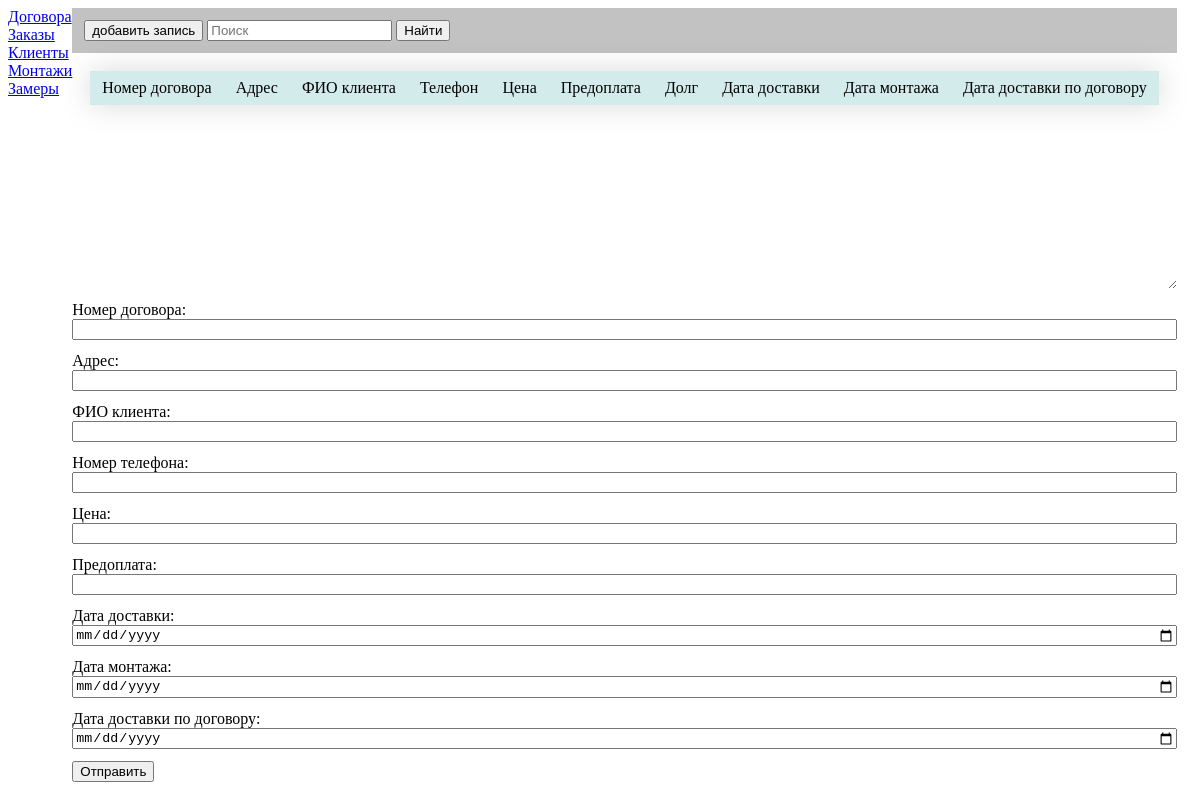
/, run on an earlier commit of the app's database.
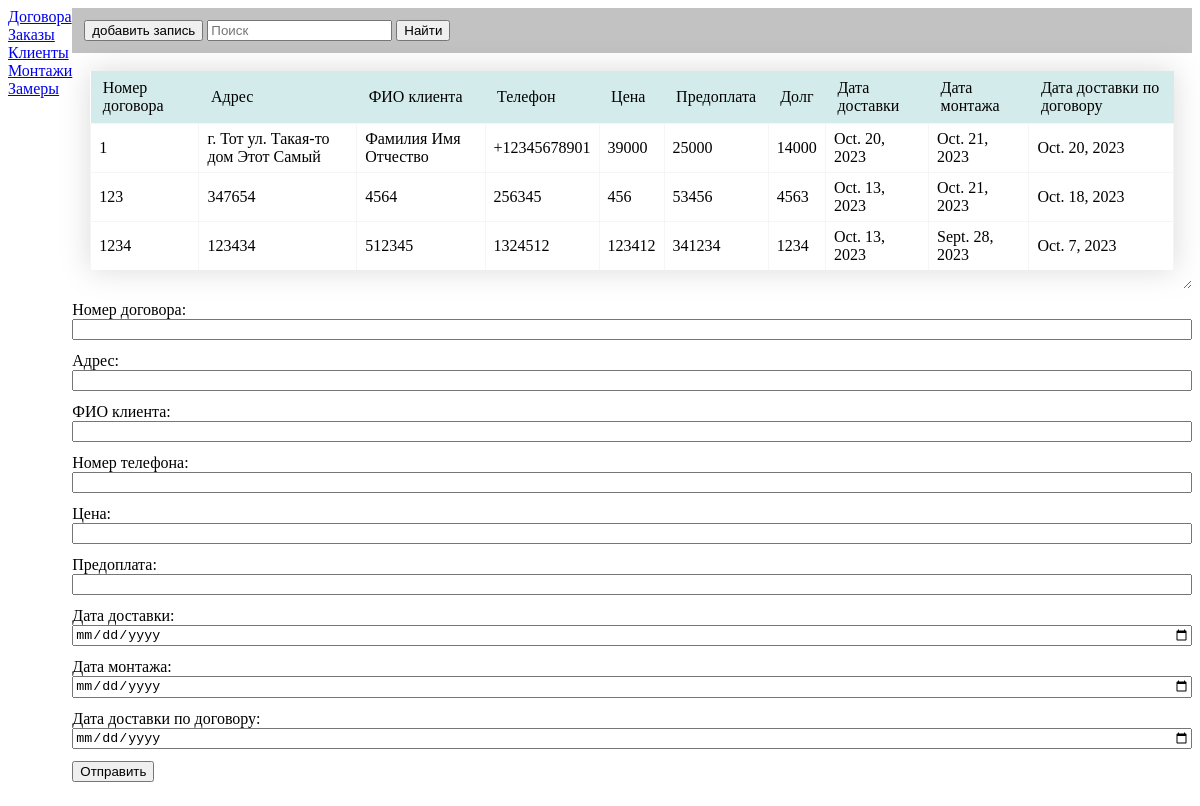
And on a later commit of the database.
### main_forms/models.py (models this page shows)
class Contracts(models.Model):
    contract_number = models.CharField(max_length=255, verbose_name='Номер договора')       # Номер договора.
    address = models.CharField(max_length=255, verbose_name='Адрес')                        # Адрес.
    customer = models.CharField(max_length=255, verbose_name='ФИО клиента')                 # ФИО клиента.
    phone = models.CharField(max_length=255, verbose_name='Номер телефона')                 # Номер телефона.
    price = models.IntegerField(verbose_name='Цена')                                        # Цена.
    prepayment = models.IntegerField(verbose_name='Предоплата')                             # Предоплата.
    debt = models.IntegerField(verbose_name='Долг')                                         # Долг.
    delivery_date = models.DateField(verbose_name='Дата доставки')                          # Дата доставки.
    montage_date = models.DateField(verbose_name='Дата монтажа')                            # Дата монтажа.
    delivery_date_by_contract = models.DateField(verbose_name='Дата доставки по договору')  # Дата доставки по договору.
    objects = models.Manager()

### main_forms/views.py (the view)
# urls.py: path("", views.contracts, name="main"),
def contracts(request):
    table_data = Contracts.objects.all()
    if request.method == 'POST':
        form = AddContract(request.POST)
        if form.is_valid():
            task = form.save(commit=False)
            task.save()
            return redirect('/')
    else:
        form = AddContract()
    context = {'table_data':  table_data,
               "form": form}
    return render(request, f"main_forms/contracts.html", context)

### main_forms/forms.py (shortened to what this page needs)
class AddContract(forms.ModelForm):
    class Meta:
        model = Contracts
        fields = '__all__'
        widgets = {
            'delivery_date': forms.DateInput(attrs={'type': 'date'}),
            'montage_date': forms.DateInput(attrs={'type': 'date'}),
            'delivery_date_by_contract': forms.DateInput(attrs={'type': 'date'}),
        }
        exclude = ['debt']  # Исключаем поле 'debt' из формы

### main_forms/templates/main_forms/contracts.html (shortened to what this page needs)
{% extends "main_forms/base.html" %}
{% block form_block %}
<div class="table-container">
  <table>
    <thead>
      <tr>
        <th>Номер договора</th>
        <th>Адрес</th>
        <th>ФИО клиента</th>
        <th>Телефон</th>
        <th>Цена</th>
        <th>Предоплата</th>
        <th>Долг</th>
        <th>Дата доставки</th>
        <th>Дата монтажа</th>
        <th>Дата доставки по договору</th>
      </tr>
    </thead>
    <tbody>
      {% for row in table_data|slice:'::-1' %}
      <tr>
        <td>{{ row.contract_number }}</td>
        <td>{{ row.address }}</td>
        <td>{{ row.customer }}</td>
        <td>{{ row.phone }}</td>
        <td>{{ row.price }}</td>
        <td>{{ row.prepayment }}</td>
        <td>{{ row.debt }}</td>
        <td>{{ row.delivery_date }}</td>
        <td>{{ row.montage_date }}</td>
        <td>{{ row.delivery_date_by_contract }}</td>
      </tr>
      {% endfor %}
    </tbody>
  </table>
</div>
<form action="{% url 'main' %}" method="post">
  {{ form.as_div }}
  <button type="submit" name="submit">Отправить</button>
</form>
{% endblock %}

### main_forms/templates/main_forms/base.html (shortened to what this page needs)
{% load static %}
<!DOCTYPE html>
<html>
<head>
    <link rel="stylesheet" href="{% static 'main_forms/css/style.css'%}" type="text/css">
</head>
<body>
    <div id="main_block">
        <ul class="menu">
            <li><a href="/forms/contracts">Договора</a></li>
            <li><a href="forms/orders">Заказы</a></li>
            <li><a href="forms/clients">Клиенты</a></li>
            <li><a href="forms/installations">Монтажи</a></li>
            <li><a href="forms/metrics">Замеры</a></li>
        </ul>
        <div id="form-n-table">
            <div class="search-block" style="background-color: #9999; padding: 12px;">
                <button>добавить запись</button>
                <input type="text" placeholder="Поиск">
                <button>Найти</button>
            </div>
            <div class="form">
                {% block form_block %}
                {% endblock %}
            </div>
            <link rel="stylesheet" href="{% static 'main_forms/css/forms.css'%}" type="text/css">
        </div>
    </div>
</body>
</html>

### main_forms/static/main_forms/css/style.css (style rules this page uses)
#main_block { display: flex; }
.menu { list-style-type: none; margin: 0; padding: 0; }

### main_forms/static/main_forms/css/forms.css (style rules this page uses)
form > div { display: grid; margin-bottom: 12px; }

### main_forms/templates/main_forms/contracts.html (style rules this page uses)
.table-container { filter: drop-shadow(0px 0px 15px rgba(0, 0, 0, .15)); height: 200px; overflow: auto; padding: 18px; margin-bottom: 12px; resize: vertical; }
table { width: 100%; border-collapse: collapse; background-color: #fff; }
th { padding: 8px 12px; background-color: #D4EBEB; font-weight: 500; text-align: left; }
td { padding: 6px 8px; border: 1px solid #f5f5f5; }
tr:last-child td { border-bottom: none; }

What changed in the data, as far as the page shows it:
added Contracts: contract_number "1", address "г. Тот ул. Такая-то дом Этот Самый", customer "Фамилия Имя Отчество", phone "+12345678901", price "39000", prepayment "25000", debt "14000", delivery_date "Oct. 20, 2023", montage_date "Oct. 21, 2023", delivery_date_by_contract "Oct. 20, 2023"
added Contracts: contract_number "123", address "347654", customer "4564", phone "256345", price "456", prepayment "53456", debt "4563", delivery_date "Oct. 13, 2023", montage_date "Oct. 21, 2023", delivery_date_by_contract "Oct. 18, 2023"
added Contracts: contract_number "1234", address "123434", customer "512345", phone "1324512", price "123412", prepayment "341234", debt "1234", delivery_date "Oct. 13, 2023", montage_date "Sept. 28, 2023", delivery_date_by_contract "Oct. 7, 2023"
